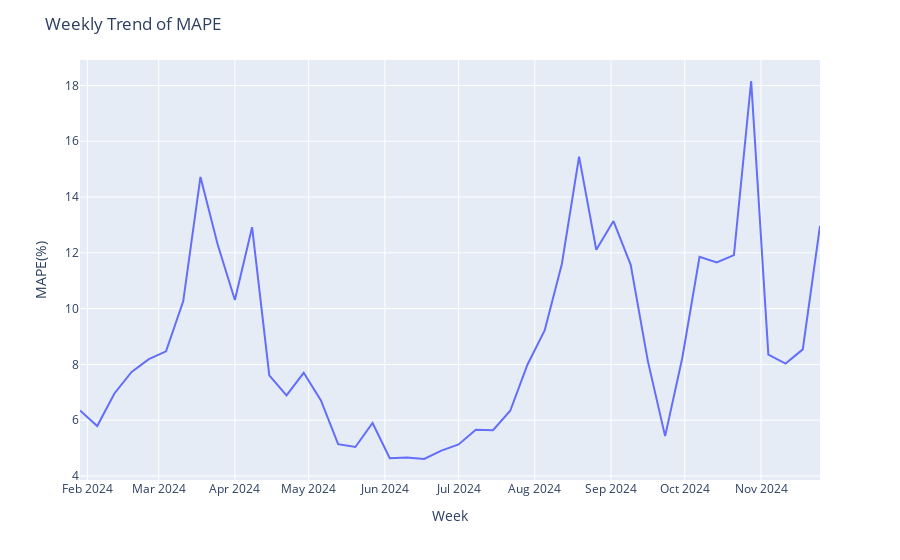

Here is the notebook cell this chart was saved with:
### Code cell
import pandas as pd
import plotly.express as px

# Ensure 'Date' column is in datetime format
mape_df['Date'] = pd.to_datetime(mape_df['Date'])

# Create a 'Week' column (ISO year-week format)
mape_df['Week'] = mape_df['Date'].dt.to_period('W').apply(lambda r: r.start_time)

# Group by week and compute mean MAPE
weekly_mean_mape = mape_df.groupby('Week')['Mape'].mean().reset_index()

# (Optional) Round MAPE values to 2 decimal places
weekly_mean_mape['Mape'] = weekly_mean_mape['Mape'].round(2)

fig = px.line(weekly_mean_mape,x='Week',y='Mape')
fig.update_layout(xaxis_title = 'Week', yaxis_title = 'MAPE(%)', title ='Weekly Trend of MAPE')
fig.show()
